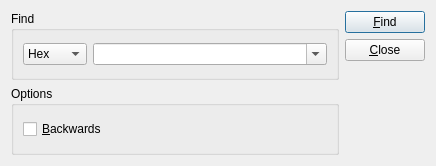
<?xml version="1.0" encoding="UTF-8"?>
<ui version="4.0">
 <class>SearchDialog</class>
 <widget class="QDialog" name="SearchDialog">
  <property name="geometry">
   <rect>
    <x>0</x>
    <y>0</y>
    <width>436</width>
    <height>166</height>
   </rect>
  </property>
  <property name="windowTitle">
   <string>Find in Hex/Ascii</string>
  </property>
  <property name="windowIcon">
   <iconset resource="wombatforensics.qrc">
    <normaloff>:/bar/hexsrch</normaloff>:/bar/hexsrch</iconset>
  </property>
  <layout class="QHBoxLayout" name="horizontalLayout_3">
   <item>
    <layout class="QVBoxLayout" name="verticalLayout_2">
     <item>
      <widget class="QGroupBox" name="gbFind">
       <property name="title">
        <string>Find</string>
       </property>
       <layout class="QHBoxLayout" name="horizontalLayout">
        <item>
         <widget class="QComboBox" name="cbFindFormat">
          <item>
           <property name="text">
            <string>Hex</string>
           </property>
          </item>
          <item>
           <property name="text">
            <string>UTF-8</string>
           </property>
          </item>
         </widget>
        </item>
        <item>
         <widget class="QComboBox" name="cbFind">
          <property name="sizePolicy">
           <sizepolicy hsizetype="Expanding" vsizetype="Fixed">
            <horstretch>0</horstretch>
            <verstretch>0</verstretch>
           </sizepolicy>
          </property>
          <property name="editable">
           <bool>true</bool>
          </property>
         </widget>
        </item>
       </layout>
      </widget>
     </item>
     <item>
      <widget class="QGroupBox" name="gbOptions">
       <property name="title">
        <string>Options</string>
       </property>
       <layout class="QVBoxLayout" name="verticalLayout_3">
        <item>
         <widget class="QCheckBox" name="cbBackwards">
          <property name="text">
           <string>&amp;Backwards</string>
          </property>
         </widget>
        </item>
       </layout>
      </widget>
     </item>
    </layout>
   </item>
   <item>
    <layout class="QVBoxLayout" name="verticalLayout">
     <item>
      <widget class="QPushButton" name="pbFind">
       <property name="text">
        <string>&amp;Find</string>
       </property>
       <property name="shortcut">
        <string>F3</string>
       </property>
       <property name="default">
        <bool>true</bool>
       </property>
      </widget>
     </item>
     <item>
      <widget class="QPushButton" name="pbCancel">
       <property name="text">
        <string>&amp;Close</string>
       </property>
      </widget>
     </item>
     <item>
      <spacer name="verticalSpacer">
       <property name="orientation">
        <enum>Qt::Vertical</enum>
       </property>
       <property name="sizeHint" stdset="0">
        <size>
         <width>20</width>
         <height>40</height>
        </size>
       </property>
      </spacer>
     </item>
    </layout>
   </item>
  </layout>
 </widget>
 <tabstops>
  <tabstop>cbFind</tabstop>
  <tabstop>cbFindFormat</tabstop>
  <tabstop>cbBackwards</tabstop>
  <tabstop>pbFind</tabstop>
  <tabstop>pbCancel</tabstop>
 </tabstops>
 <resources>
  <include location="wombatforensics.qrc"/>
 </resources>
 <connections>
  <connection>
   <sender>pbCancel</sender>
   <signal>clicked()</signal>
   <receiver>SearchDialog</receiver>
   <slot>hide()</slot>
   <hints>
    <hint type="sourcelabel">
     <x>360</x>
     <y>134</y>
    </hint>
    <hint type="destinationlabel">
     <x>364</x>
     <y>162</y>
    </hint>
   </hints>
  </connection>
 </connections>
</ui>
